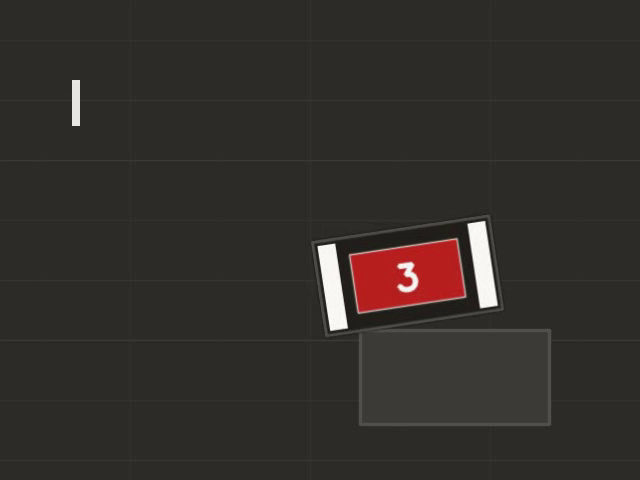
//> input picture frame 30 of lessons/opencv/素材/synth_armor.mp4, 640 x 480 px
$ ./9.3-armor_pair   (built with g++ and OpenCV 4)
//> lines starting //> are read from the running program, lines starting //| are printed output that depends on the picture; after the words box and inside, x2 and y2 are one past the last pixel; in counts of white or black regions, pixels touching at a corner belong together
//> further down, frame is the input picture: 480 rows x 640 cols, CV_8UC3; mean B, G, R 42.7, 46.6, 51.5
#include <algorithm>
#include <cmath>
#include <iomanip>
#include <iostream>
#include <string>
#include <vector>

#include <opencv2/core.hpp>
#include <opencv2/imgcodecs.hpp>
#include <opencv2/imgproc.hpp>
#include <opencv2/videoio.hpp>

namespace {

struct Bar {
    cv::Point2f center;
    cv::Point2f axis;
    cv::Point2f normal;
    float half_len = 0.0f;
    float half_wid = 0.0f;
    double area = 0.0;
    double angle = 0.0;
};

struct Pair {
    int left = -1;
    int right = -1;
    double score = 0.0;
    double angle_error = 0.0;
    double center_error = 0.0;
    double length_ratio = 1.0;
    cv::Point2f corners[4];
    cv::Mat plate;
    std::string color;
    int red_pixels = 0;
    int blue_pixels = 0;
};

float dot(const cv::Point2f& a, const cv::Point2f& b) {
    return a.x * b.x + a.y * b.y;
}

cv::Point2f normalize(const cv::Point2f& v) {
    const float n = std::sqrt(v.x * v.x + v.y * v.y);
    if (n < 1e-6f) {
        return cv::Point2f(0.0f, 1.0f);
    }
    return cv::Point2f(v.x / n, v.y / n);
}

Bar makeBar(const std::vector<cv::Point>& contour) {
    cv::Mat samples(static_cast<int>(contour.size()), 2, CV_64F);
    for (int i = 0; i < samples.rows; ++i) {
        samples.at<double>(i, 0) = contour[i].x;
        samples.at<double>(i, 1) = contour[i].y;
    }
    cv::PCA pca(samples, cv::Mat(), cv::PCA::DATA_AS_ROW);
    Bar bar;
    bar.center = cv::Point2f(
        static_cast<float>(pca.mean.at<double>(0, 0)),
        static_cast<float>(pca.mean.at<double>(0, 1)));
    bar.axis = normalize(cv::Point2f(
        static_cast<float>(pca.eigenvectors.at<double>(0, 0)),
        static_cast<float>(pca.eigenvectors.at<double>(0, 1))));
    if (bar.axis.y < 0.0f) {
        bar.axis.x = -bar.axis.x;
        bar.axis.y = -bar.axis.y;
    }
    bar.normal = cv::Point2f(bar.axis.y, -bar.axis.x);
    float min_a = 1e9f;
    float max_a = -1e9f;
    float min_n = 1e9f;
    float max_n = -1e9f;
    for (const auto& p : contour) {
        const cv::Point2f q = cv::Point2f(p) - bar.center;
        const float a = dot(q, bar.axis);
        const float n = dot(q, bar.normal);
        min_a = std::min(min_a, a);
        max_a = std::max(max_a, a);
        min_n = std::min(min_n, n);
        max_n = std::max(max_n, n);
    }
    bar.half_len = 0.5f * (max_a - min_a);
    bar.half_wid = 0.5f * (max_n - min_n);
    bar.area = cv::contourArea(contour);
    bar.angle = std::atan2(bar.axis.y, bar.axis.x) * 180.0 / CV_PI;
    return bar;
}

std::vector<Bar> findBars(const cv::Mat& gray) {
    cv::Mat mask;
    cv::threshold(gray, mask, 190, 255, cv::THRESH_BINARY);
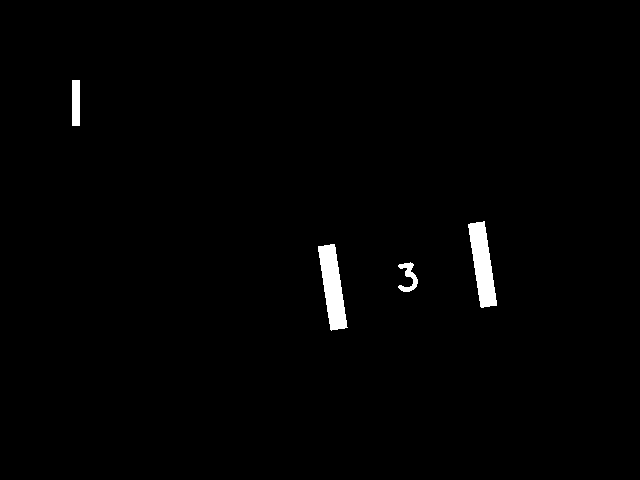
//> mask: 480 rows x 640 cols, CV_8UC1; 1.2% white; 4 white regions, box (x1, y1, x2, y2) and area: (318, 244, 348, 331) 1488, (468, 221, 497, 308) 1450, (72, 80, 80, 126) 368, (398, 262, 418, 292) 270
    const cv::Mat kernel = cv::getStructuringElement(cv::MORPH_RECT,
                                                     cv::Size(3, 3));
    cv::morphologyEx(mask, mask, cv::MORPH_OPEN, kernel);
//> mask: 480 rows x 640 cols, CV_8UC1; 1.2% white; 4 white regions, box (x1, y1, x2, y2) and area: (318, 244, 347, 330) 1486, (468, 222, 497, 308) 1448, (72, 80, 80, 126) 368, (399, 263, 418, 292) 263
    cv::morphologyEx(mask, mask, cv::MORPH_CLOSE, kernel);
//> mask: 480 rows x 640 cols, CV_8UC1; 1.2% white; 4 white regions

    std::vector<std::vector<cv::Point>> contours;
    cv::findContours(mask.clone(), contours, cv::RETR_EXTERNAL,
                     cv::CHAIN_APPROX_SIMPLE);
//> contours = 4 contours; box (x1, y1, x2, y2) and area: (318, 244, 347, 330) 1386, (468, 222, 497, 308) 1348, (72, 80, 80, 126) 315, (399, 263, 418, 292) 216
    std::vector<Bar> bars;
    for (const auto& contour : contours) {
        const double area = cv::contourArea(contour);
        if (area < 500.0 || area > 10000.0) {
            continue;
        }
        const Bar bar = makeBar(contour);
        if (bar.half_wid < 1.0f) {
            continue;
        }
        const double aspect = bar.half_len / bar.half_wid;
        const double fill = area / (4.0 * bar.half_len * bar.half_wid);
        if (aspect < 2.5 || aspect > 12.0 || fill < 0.45 ||
            std::fabs(std::fabs(bar.angle) - 90.0) > 30.0) {
            continue;
        }
        bars.push_back(bar);
    }
//> this loop made 4 passes
//> (area, n in normalize, bar.normal in makeBar, bar.area in makeBar, aspect, fill) on passes 2 to 3: (1386, 1, Point(0.989, -0.147), 1386, 4.86, 0.929), (1348.5, 1, Point(0.988, -0.151), 1348.5, 4.96, 0.925)
//> area on pass 1: 216
    std::sort(bars.begin(), bars.end(), [](const Bar& a, const Bar& b) {
        return a.center.x < b.center.x;
    });
    return bars;
}

void classifyColor(Pair& pair) {
    cv::Mat hsv;
    cv::cvtColor(pair.plate, hsv, cv::COLOR_BGR2HSV);
    const cv::Rect roi(20, 15, 100, 50);
    for (int y = roi.y; y < roi.y + roi.height; ++y) {
        const cv::Vec3b* row = hsv.ptr<cv::Vec3b>(y);
        for (int x = roi.x; x < roi.x + roi.width; ++x) {
            const int h = row[x][0];
            const int s = row[x][1];
            const int v = row[x][2];
            if (s < 100 || v < 60) {
                continue;
            }
            if (h < 10 || h > 170) {
                ++pair.red_pixels;
            } else if (h > 100 && h < 130) {
                ++pair.blue_pixels;
            }
        }
    }
    pair.color = pair.red_pixels >= pair.blue_pixels ? "red" : "blue";
}

bool buildPair(const std::vector<Bar>& bars, int i, int j, Pair& pair) {
    const Bar& a = bars[i];
    const Bar& b = bars[j];
    const float dir = dot(a.axis, b.axis);
    if (dir < 0.0f) {
        return false;
    }
    const double angle_error = std::acos(std::min(1.0f, std::max(-1.0f, dir))) *
                               180.0 / CV_PI;
    if (angle_error > 8.0) {
        return false;
    }
    const cv::Point2f axis = normalize(a.axis + b.axis);
    const cv::Point2f normal(axis.y, -axis.x);
    const float dx = dot(b.center - a.center, normal);
    const float dy = dot(b.center - a.center, axis);
    const float mean_len = 0.5f * (a.half_len + b.half_len);
    const float full_len = 2.0f * mean_len;
    if (dx <= 0.0f || dx < 0.8f * full_len || dx > 2.5f * full_len) {
        return false;
    }
    if (std::fabs(dy) > 0.25f * full_len) {
        return false;
    }
    const double length_ratio = std::min(a.half_len, b.half_len) /
                                std::max(a.half_len, b.half_len);
    if (length_ratio < 0.8) {
        return false;
    }

    pair.left = i;
    pair.right = j;
    pair.angle_error = angle_error;
    pair.center_error = std::fabs(dy) / full_len;
    pair.length_ratio = length_ratio;
    pair.score = angle_error / 8.0 + pair.center_error / 0.25 +
                 (1.0 - length_ratio) / 0.2;

    pair.corners[0] = a.center - axis * a.half_len + normal * a.half_wid;
    pair.corners[1] = b.center - axis * b.half_len - normal * b.half_wid;
    pair.corners[2] = b.center + axis * b.half_len - normal * b.half_wid;
    pair.corners[3] = a.center + axis * a.half_len + normal * a.half_wid;
    return true;
}

cv::Mat warpPair(const cv::Mat& frame, const Pair& pair) {
    const cv::Point2f dst[4] = {
        cv::Point2f(0.0f, 0.0f), cv::Point2f(139.0f, 0.0f),
        cv::Point2f(139.0f, 79.0f), cv::Point2f(0.0f, 79.0f)};
    const cv::Mat transform = cv::getPerspectiveTransform(pair.corners, dst);
    cv::Mat plate;
    cv::warpPerspective(frame, plate, transform, cv::Size(140, 80),
                        cv::INTER_LINEAR);
    return plate;
}

}  // namespace

int main() {
    cv::VideoCapture cap("../素材/synth_armor.mp4");
    if (!cap.isOpened()) {
        std::cout << "无法打开 synth_armor.mp4\n";
        return 1;
    }
    const int frame_index = 40;
    cap.set(cv::CAP_PROP_POS_FRAMES, frame_index);
    cv::Mat frame;
    cap >> frame;
    if (frame.empty()) {
        std::cout << "无法读取第 " << frame_index << " 帧\n";
        return 1;
    }

    cv::Mat gray;
    cv::cvtColor(frame, gray, cv::COLOR_BGR2GRAY);
    const std::vector<Bar> bars = findBars(gray);
//> bars = 2 items

    std::vector<Pair> pairs;
    for (std::size_t i = 0; i < bars.size(); ++i) {
        for (std::size_t j = i + 1; j < bars.size(); ++j) {
            Pair pair;
            if (buildPair(bars, static_cast<int>(i), static_cast<int>(j),
                          pair)) {
                pair.plate = warpPair(frame, pair);
                classifyColor(pair);
                pairs.push_back(pair);
            }
        }
    }
//> this loop made 2 passes
//> after the loop, pairs = 1 item
    std::sort(pairs.begin(), pairs.end(),
              [](const Pair& a, const Pair& b) { return a.score < b.score; });

    std::cout << std::fixed << std::setprecision(3);
    std::cout << "frame = " << frame_index << '\n';
    std::cout << "bars = " << bars.size() << " pairs = " << pairs.size()
              << '\n';
//| bars = 2 pairs = 1
    std::cout << " idx  left right  angle  center  ratio  score  color\n";
    for (std::size_t i = 0; i < pairs.size(); ++i) {
        const Pair& pair = pairs[i];
        std::cout << std::setw(4) << i << std::setw(6) << pair.left
                  << std::setw(6) << pair.right << std::setw(7)
                  << pair.angle_error << std::setw(8) << pair.center_error
                  << std::setw(7) << pair.length_ratio << std::setw(7)
                  << pair.score << "  " << pair.color << '\n';
    }
//> this loop made 1 pass
//|    0     0     1  0.231   0.015  0.999  0.091  red

    cv::Mat annotated = frame.clone();
    if (!pairs.empty()) {
        const Pair& best = pairs.front();
        for (int k = 0; k < 4; ++k) {
            cv::line(annotated,
                     cv::Point(cvRound(best.corners[k].x),
                               cvRound(best.corners[k].y)),
                     cv::Point(cvRound(best.corners[(k + 1) % 4].x),
                               cvRound(best.corners[(k + 1) % 4].y)),
                     cv::Scalar(40, 220, 40), 2, cv::LINE_AA);
        }
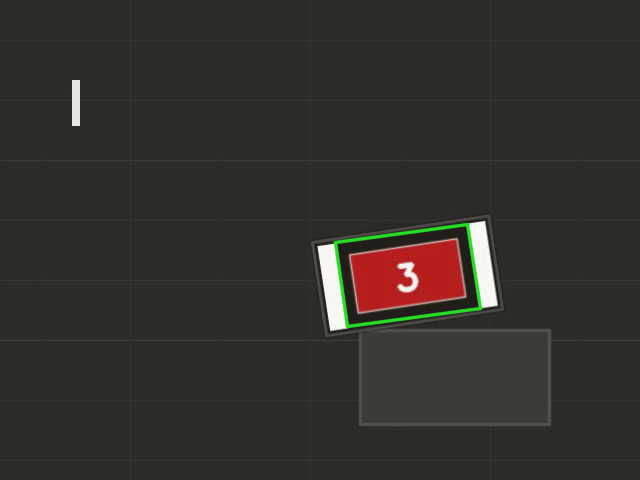
//> annotated: 480 rows x 640 cols, CV_8UC3; 0.71% of pixels changed, all inside (x1, y1, x2, y2) = (333, 222, 483, 329)
        cv::putText(annotated, best.color, cv::Point(20, 32),
                    cv::FONT_HERSHEY_SIMPLEX, 0.8, cv::Scalar(40, 220, 40), 2,
                    cv::LINE_AA);
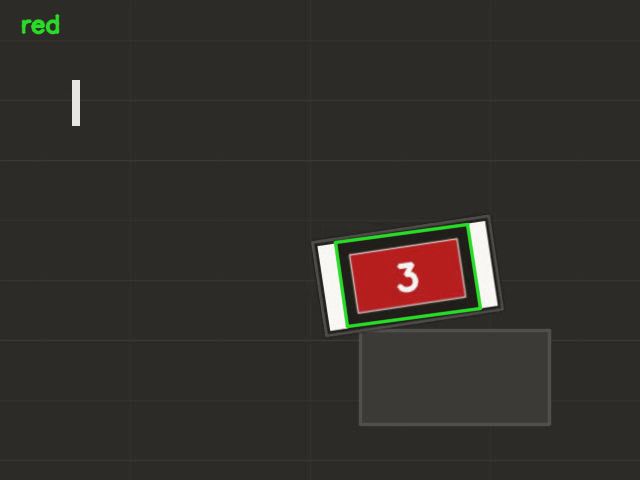
//> annotated: 480 rows x 640 cols, CV_8UC3; 0.17% of pixels changed, all inside (x1, y1, x2, y2) = (21, 14, 60, 35)
    }

    cv::Mat panel(480, 1280, CV_8UC3, cv::Scalar(24, 24, 24));
    annotated.copyTo(panel(cv::Rect(0, 0, 640, 480)));
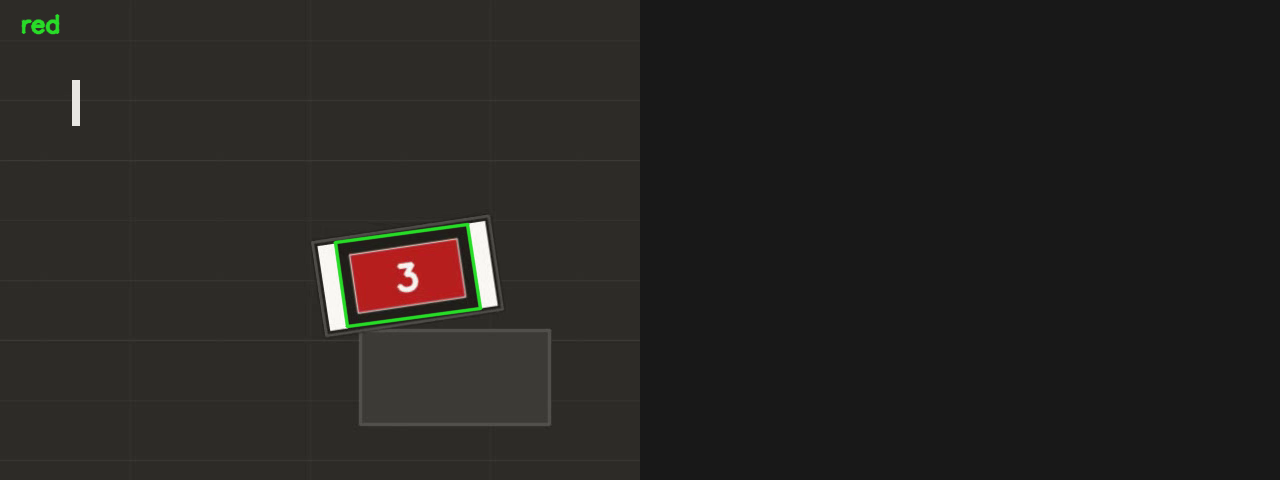
//> panel: 480 rows x 1280 cols, CV_8UC3; mean B, G, R 33.3, 35.8, 37.7
    if (!pairs.empty()) {
        cv::Mat plate = pairs.front().plate;
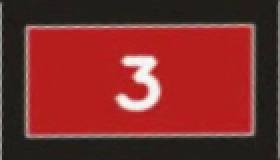
//> plate: 80 rows x 140 cols, CV_8UC3 (shown 2 times larger); mean B, G, R 42.3, 44.6, 122.7
        cv::Mat shown;
        cv::resize(plate, shown, cv::Size(420, 240), 0.0, 0.0,
                   cv::INTER_NEAREST);
        shown.copyTo(panel(cv::Rect(740, 120, 420, 240)));
        cv::putText(panel, "perspective corrected plate",
                    cv::Point(700, 70), cv::FONT_HERSHEY_SIMPLEX, 0.7,
                    cv::Scalar(230, 230, 230), 2, cv::LINE_AA);
        cv::putText(panel, "color = " + pairs.front().color,
                    cv::Point(700, 410), cv::FONT_HERSHEY_SIMPLEX, 0.7,
                    cv::Scalar(230, 230, 230), 2, cv::LINE_AA);
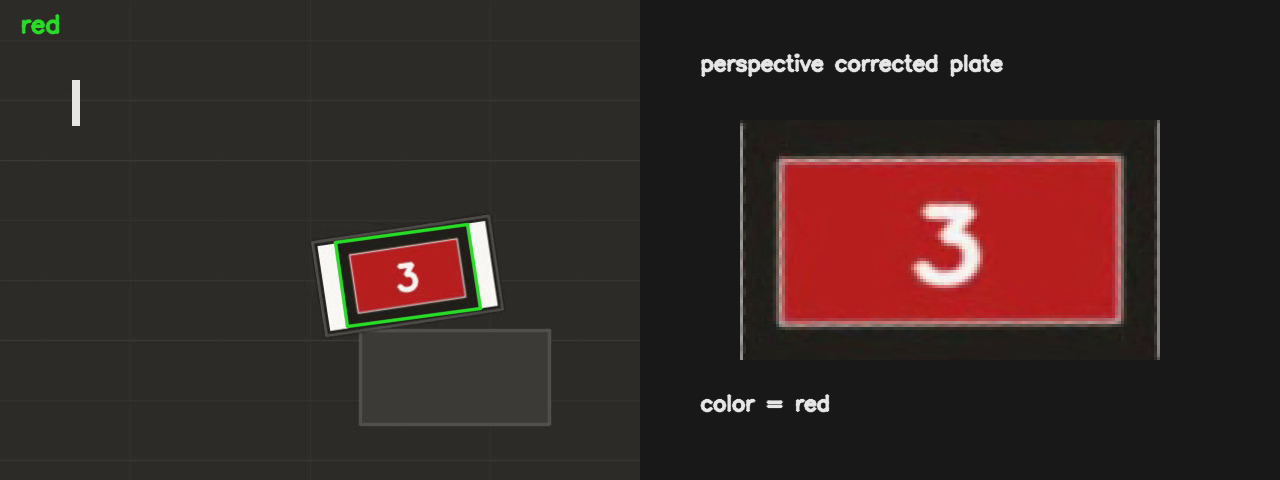
//> panel: 480 rows x 1280 cols, CV_8UC3; mean B, G, R 37.4, 40.3, 55
    }
    const bool saved = cv::imwrite("../素材/out_armor_pair.png", panel);
    std::cout << "saved out_armor_pair.png " << panel.cols << "x" << panel.rows
              << ": " << (saved ? "yes" : "no") << '\n';
//| saved out_armor_pair.png 1280x480: yes
    return 0;
}

$ run again, starting later in the video
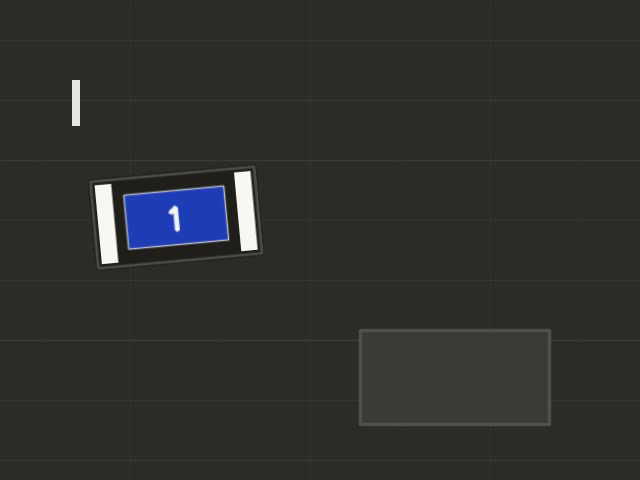
//> input picture frame 240 of lessons/opencv/素材/synth_armor.mp4, 640 x 480 px
//> frame is the input picture: 480 rows x 640 cols, CV_8UC3; mean B, G, R 44.8, 46.7, 48.2
//> in findBars, `cv::threshold(gray, mask, 190, 255, cv::THRESH_BINARY);`:
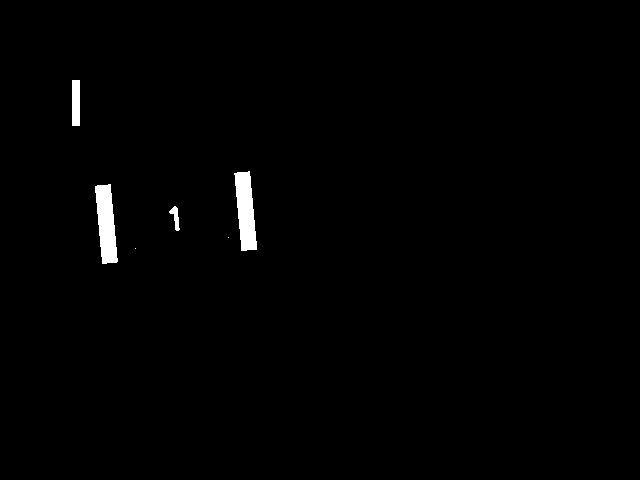
//> mask: 480 rows x 640 cols, CV_8UC1; 0.97% white; 6 white regions (2 under 20 px), largest, box (x1, y1, x2, y2) and area: (95, 184, 118, 264) 1251, (234, 171, 257, 251) 1244, (72, 80, 80, 126) 368, (169, 206, 180, 231) 126
//> contours = 4 contours; box (x1, y1, x2, y2) and area: (95, 184, 118, 264) 1158, (235, 172, 257, 251) 1148, (72, 80, 80, 126) 315, (170, 207, 179, 231) 92
//> the loop in findBars, `for (const auto& contour : contours)` made 4 passes
//> (area, n in normalize, bar.normal in makeBar, bar.area in makeBar, aspect, fill) on passes 2 to 3: (1158, 1, Point(0.995, -0.101), 1158, 4.82, 0.906), (1147.5, 1, Point(0.996, -0.088), 1147.5, 4.91, 0.914)
//> bars = 2 items
//> the loop `for (std::size_t i = 0; i < bars.size(); ++i)` made 2 passes
//> after the loop `for (std::size_t i = 0; i < bars.size(); ++i)`: pairs = 1 item
//| bars = 2 pairs = 1
//> the loop `for (std::size_t i = 0; i < pairs.size(); ++i)` made 1 pass
//|    0     0     1  0.723   0.005  1.000  0.112  blue
//> `cv::putText(panel, "color = " + pairs.front().color, cv::Point(700, 41..`:
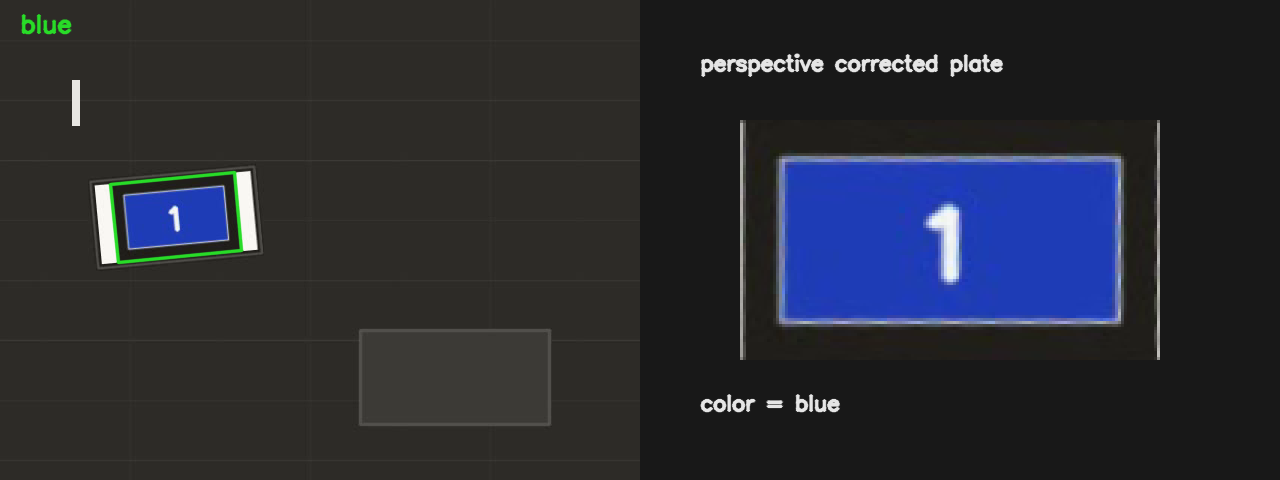
//> panel: 480 rows x 1280 cols, CV_8UC3; mean B, G, R 51.2, 42.6, 40.4
//| saved out_armor_pair.png 1280x480: yes
